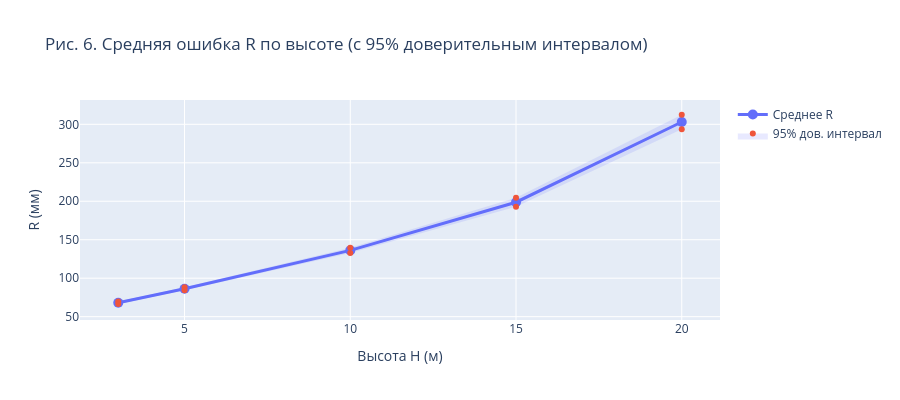

Write notebook code for a chart like this one.
### Code cell
stats_by_h = df.groupby("H")["R"].agg(["mean", "std", "count"]).reset_index()
stats_by_h["se"] = stats_by_h["std"] / np.sqrt(stats_by_h["count"])
stats_by_h["ci95"] = stats_by_h["se"] * 1.96

fig = go.Figure()
fig.add_trace(go.Scatter(
    x=stats_by_h["H"], y=stats_by_h["mean"],
    mode="lines+markers", name="Среднее R",
    line=dict(width=3), marker=dict(size=10),
))
fig.add_trace(go.Scatter(
    x=list(stats_by_h["H"]) + list(stats_by_h["H"][::-1]),
    y=list(stats_by_h["mean"] + stats_by_h["ci95"])
      + list((stats_by_h["mean"] - stats_by_h["ci95"])[::-1]),
    fill="toself", fillcolor="rgba(99,110,250,0.15)",
    line=dict(width=0), name="95% дов. интервал", showlegend=True,
))
fig.update_layout(
    title="Рис. 6. Средняя ошибка R по высоте (с 95% доверительным интервалом)",
    xaxis_title="Высота H (м)", yaxis_title="R (мм)", height=400,
)
ALL_FIGS.append(("fig_06_mean_R_ci", fig))
fig.show()

### Figure 1 — Plotly figure (JSON) as saved in the notebook; plotly's stock layout.template omitted (floating-point values rounded to 4 significant figures)
{"data": [{"line": {"width": 3}, "marker": {"size": 10}, "mode": "lines+markers", "name": "Среднее R", "type": "scatter", "x": [3, 5, 10, 15, 20], "y": [68.08, 86.31, 136.1, 198.7, 303.1]}, {"fill": "toself", "fillcolor": "rgba(99,110,250,0.15)", "line": {"width": 0}, "name": "95% дов. интервал", "showlegend": true, "type": "scatter", "x": [3, 5, 10, 15, 20, 20, 15, 10, 5, 3], "y": [69.65, 88.27, 139.6, 204.7, 312.4, 293.7, 192.8, 132.6, 84.35, 66.51]}], "layout": {"height": 400, "title": {"text": "Рис. 6. Средняя ошибка R по высоте (с 95% доверительным интервалом)"}, "xaxis": {"title": {"text": "Высота H (м)"}}, "yaxis": {"title": {"text": "R (мм)"}}}}
